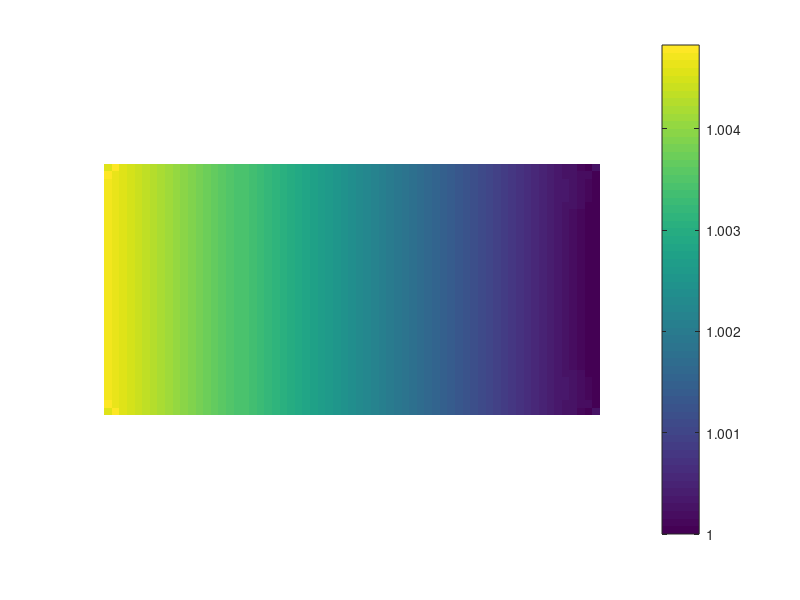
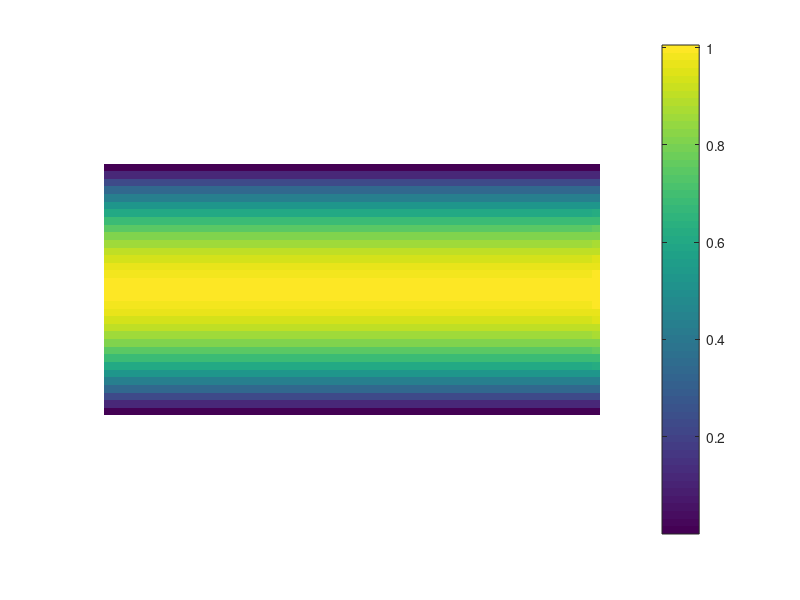
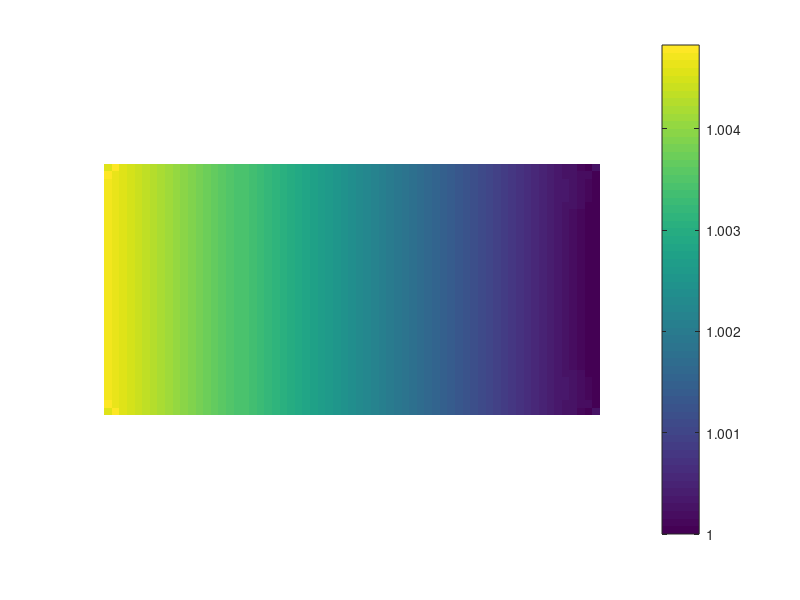

The MATLAB script that drew these images, in order:
% function [error_r,error_L2,time] = poiseuille_ZouHe( NumCell )
%%%%%%%%%%%%%%%%%%%%%%%%%%%%%%%%%%%%%%%%%%%%%%%%%%%%%%%%%%%%%%%%%%%%%%%%%%%
% This code is developed to test the Lattice
% Boltzmann method by the benchmarks of Poiseuille steady plan channel flow
% with analytical solution of u_x(y) = 4*uMax*(y-y^2). It's worth to
% mention that the code is flexible to handle problems from dimensional
% system to dimensionless system and dicrete system, and all the variables
% and constants are provided with both physical expression and rescaled
% expression. The boundary condition used in this code is Zou/He BC
% suggested by Qisu Zou and Xiaoyi He in 1996, with bounceback rule applied
% for non-equilibrium part of density distribution. 
%%%%%%%%%%%%%%%%%%%%%%%%%%%%%%%%%%%%%%%%%%%%%%%%%%%%%%%%%%%%%%%%%%%%%%%%%%%
% Reference:  Qisu Zou and Xiaoyi He, On pressure and velocity flow
% boundary conditions and bounceback for the Lattice Boltzamann BGK model.
% http://www.lbmethod.org/numerics:codes?s[]=cylinder     for cylinder.m

% Copyright (C) 2010 at CMCS EPFL 
% Dr. Matteo Astorinoat E-mail: matteo.astorino@epfl.ch
% Chen Peng E-mail: peng.chen@epfl.ch
% Advisor : Prof. Alfio Quarteroni E-mail: alfio.quarteroni@epfl.ch
%%%%%%%%%%%%%%%%%%%%%%%%%%%%%%%%%%%%%%%%%%%%%%%%%%%%%%%%%%%%%%%%%%%%%%%%%%%
clear all
 close all
 clc

time = cputime;
%%
% =====================IN DIMENSIONAL SYSTEM==============================
% all the variables and constants are in the physical system with units
% namely we have 

% 1. rho    macroscopic density 
% 2. m      molecular mass
% 3. k_B    Boltzmann constant
% 4. R      specific gas constant
% 5. T      absolute temperture, also written as theta
% 6. x      spatial variable, vector 
% 7. t      temporal variable 
% 8. u      macroscopic velocity, vector 
% 9. c      molecular velocity, vector
% 10.l_0    characteristic length
% 11.t_0    characteristic time
% 12.T_0    characteristic temperture, also theta_0
% 13.u_0    characteristic velocity u_0 = l_0/t_0
% 14.rho_0  characteristic density
% 15.c_s    sound velocity c_s=sqrt(R*T_0)
% 16.nu     shear viscosity
% 17.Re     Reynolds number Re = l_0*l_0/(t_0*nu)
% 18.f      density distribution function depending on rho,m,k_B,R,T,c,u
% 19.tau    relaxation time, tau = nu/c_s^2 + 1./2
% characteristic variables are chosen according to the physical system
%  flow domain looks as follows 
%  |-----------------|
%  |                 |
%  |-----------------|
% the physical system is CGS(cm-s) system
rho_p   = 1;       % density, unit g/cm^3
rho_p_out = 1;     % outflow density
mu_p    = 0.1;     % shear viscocity, unit
nu_p    = mu_p./rho_p;   % shear viscocity, unit poise or g/(cm*s)
lx_p    = 2;       % length in x-direction, unit cm
ly_p    = 1;       % length in y-direction, unit cm
uMax_p  = 1;       % maximal velocity, unit cm/s
maxT_p  = 10;      % final time unit s
rho_p0  = 1;       % characteristic density, unit g/cm^3
l_p0    = 1;       % characteristic length, unit cm
u_p0    = uMax_p;  % characteristic velocity, unit cm^2/s
t_p0    = l_p0./u_p0;% characteristic time, unit s
Re      = u_p0*l_p0./nu_p; % Reynolds number 



%%
% ====================IN DIMENSIONLESS SYSTEM=============================
% all the variables and constants are rescaled by characteristic variables
% so that all the characteristic variables = 1 in the dimensionless system
% especially the following variables

% 1. t_d0    = 1;         % characteristic time,          fixed to be 1
% 2. l_d0    = 1;         % characteristic length,        fixed to be 1
% 3. u_d0    = 1;         % characteristic velocity,      fixed to be 1    
% 4. rho_d    = 1;         % density, can be changed for compressible flows
% 5. T_d      = 1;         % temperture, can be changed for thermal dynamics
% 6. lx_d     = 1;         % length in x-direction, can be changed
% 7. ly_d     = 1;         % length in y-direction, can be changed
% 8. lz_d     = 1;         % length in z-direction, can be changed, for 3D
% 9. ux_d     = 1;         % velocity in x-direction, can be changed
% 10.uy_d     = 1;         % velocity in y-direction, can be changed
% 11.uz_d     = 1;         % velocity in z-direction, can be changed, for 3D
% 12.nu     = 1./Re;     % shear viscosity, Reynolds number fixed

rho_d   = rho_p/rho_p0;       % density
rho_d_out = rho_p_out/rho_p0; % outflow density 
nu_d    = 1./Re;   % shear viscocity
lx_d    = lx_p/l_p0;       % length in x-direction
ly_d    = ly_p/l_p0;       % length in y-direction
uMax_d  = uMax_p/u_p0;     % maximal velocity
maxT_d  = maxT_p/t_p0;     % final time
l_d0    = 1;         % characteristic length,        fixed to be 1
u_d0    = 1;         % characteristic velocity,      fixed to be 1 
t_d0    = 1;         % characteristic time,          fixed to be 1
dpdx_d  = -8/Re;

%%
% ==================IN DISCRETE SYSTEM====================================
N       = 32;%NumCell;           % number of cells
dx = l_d0./N;           % grid resolution
% uMax_lb= 0.01;        % fix uMax_lb
% dt = uMax_lb*dx/uMax_d; % time linearly depend on spatial resolution
dt  = dx^2;             % time resolution: conserve the shear viscocity
nu_lb = nu_d*dt/dx^2;   % lattice viscocity           
tau = 3*nu_lb+0.5;      % relaxation time
uMax_lb= dt/dx*uMax_d;  % lattice maximal velocity < c_s sound velocity
% rho_lb = rho_d;         % lattice density
rho_lb_out = rho_d_out; % lattice outflow density


% dimensionless system for the grid
gridx_d = 0:dx:lx_d;                    % grid in x-direction
gridy_d = 0:dx:ly_d;                    % grid in y-direction
[y_d,x_d] = meshgrid(gridy_d,gridx_d);  % get coordinate of matrix indices
% % lb system for the grid
% gridx_lb = gridx_d/dx;                    % grid in x-direction
% gridy_lb = gridy_d/dx;                    % grid in y-direction
% x_lb = x_d/dx;
% y_lb = y_d/dx;
dpdx_lb =dpdx_d*(dt/dx)^2;
rho_lb = rho_lb_out+3*(lx_d-x_d)*(-dpdx_lb);



[Nx,Ny] = size(x_d);     % get size of matrix
in = 1;  out = Nx;       % in and out boundary x-direction indices
col = 2:Ny-1;            % in and out boundary y-direction indices
up = Ny; down = 1;       % up and down wall boundary y-direction indices
row = 2:Nx-1;            % up and down wall boundary x-direction indices
maxT_lb   = maxT_d/dt;   % terminal time steps


% D2Q9 LATTICE CONSTANTS
%  7  3  6
%   \ | /
% 4 - 1 - 2 
%   / | \
%  8  5  9
w   = [4/9, 1/9,1/9,1/9,1/9, 1/36,1/36,1/36,1/36];% quadrature weights
cx  = [  0,   1,  0, -1,  0,    1,  -1,  -1,   1];% rescaled by c_l = dx/dt
cy  = [  0,   0,  1,  0, -1,    1,   1,  -1,  -1];% rescaled by c_l = dx/dt
opp = [ 1,   4,  5,  2,  3,    8,   9,   6,   7]; % opposite indices


% INITIAL CONDITION: Poiseuille profile at equilibrium
ux_a = 4*uMax_lb*(y_d-y_d.*y_d); % analytical velocity in x-direction
uy_a = zeros(Nx,Ny);      % analytical velocity in y-direction
ux = ux_a;                % initial velocity in x-direction
uy = uy_a;                % initial velocity in y-direction
% ux = zeros(Nx,Ny);      % alternative for initial velocity = 0
errorPost = 1;            % posterior error



% INITIAL DISTRIBUTION AS EQUILIBRIUM DISTRIBUTION
for i=1:9
    cu = 3*(cx(i)*ux+cy(i)*uy);
    fIn(i,:,:) = rho_lb*w(i) .* ...
                   ( 1  + cu + 1/2*(cu.*cu) - 3/2*(ux.^2+uy.^2) );
end

% TEMPORAL MACROSCOPIC VARIABLES 
rho_t = sum(fIn);                                   
ux_t  = reshape ((cx * reshape(fIn,9,Nx*Ny)),1,Nx,Ny) ./rho_t;
uy_t  = reshape ((cy * reshape(fIn,9,Nx*Ny)),1,Nx,Ny) ./rho_t;

%%
% MAIN LOOP (TIME CYCLES)
tPlot  = 5000;             % plotting time steps 
tic
cycle = 2;                % time cycle
while cycle < maxT_lb && errorPost > 1e-6 
    time = cputime;
    % MACROSCOPIC VARIABLES
    rho = rho_t;
    ux  = ux_t;
    uy  = uy_t;
    
    % MACROSCOPIC BOUNDARY CONDITIONS
      % Inlet: Poiseuille profile
    ux(:,in,:)  = 4*uMax_lb*(gridy_d - gridy_d.*gridy_d);
    uy(:,in,:) = 0;
    rho(:,in,col) = 1 ./ (1-ux(:,in,col)) .* ( ...
        sum(fIn([1,3,5],in,col)) + 2*sum(fIn([4,7,8],in,col)) );
    
%       % Outlet: Poiseuille profile
%     ux(:,out,:)  = 4*uMax_lb*(gridy_d - gridy_d.*gridy_d);
%     uy(:,out,:) = 0;
%     rho(:,out,col) = 1 ./ (1+ux(:,out,col)) .* ( ...
%         sum(fIn([1,3,5],out,col)) + 2*sum(fIn([2,6,9],out,col)) );    
    
      % Outlet: Constant pressure
    rho(:,out,:) = 1;
    ux(:,out,col) = -1 + 1 ./ (rho(:,out,col)) .* ( ...
        sum(fIn([1,3,5],out,col)) + 2*sum(fIn([2,6,9],out,col)) );
    uy(:,out,col)  = 0;
      
      % UpWall: Dirichlet boundary condition
    ux(:,:,up)  = 0;
    uy(:,:,up)  = 0;
    rho(:,row,up) = 1./(1 + uy(:,row,up)).*( ...
        sum(fIn([1,2,4],row,up)) + 2*sum(fIn([3,6,7],row,up)) );
%     rho(:,in,up) = 1/(1+1+sqrt(2))*(rho(:,in,up-1)+...
%         rho(:,in+1,up)+sqrt(2)*rho(:,in+1,up-1)); % 1st order
    rho(:,in,up) = rho(:,in,up-1);
    
      % DownWall: Dirichlet boundary condition
    ux(:,:,down) = 0;
    uy(:,:,down) = 0;    
    rho(:,row,down) = 1./(1 - uy(:,row,down)).*( ...
        sum(fIn([1,2,4],row,down)) + 2*sum(fIn([5,8,9],row,down)) );
%     rho(:,in,down) = 1/(1+1+sqrt(2))*(rho(:,in,down+1)+...
%                 rho(:,in+1,down)+sqrt(2)*rho(:,in+1,down+1)); % 1st order
    rho(:,in,down) = rho(:,in,down+1);
    %%
    % MICROSCOPIC BOUNDARY CONDITIONS
      % INLET (Zou/He BC)
    fIn(2,in,col) = fIn(4,in,col) + 2/3*rho(:,in,col).*ux(:,in,col); 
    fIn(6,in,col) = fIn(8,in,col) + 1/2*(fIn(5,in,col)-fIn(3,in,col)) ... 
                                    + 1/2*rho(:,in,col).*uy(:,in,col) ...
                                    + 1/6*rho(:,in,col).*ux(:,in,col); 
    fIn(9,in,col) = fIn(7,in,col) + 1/2*(fIn(3,in,col)-fIn(5,in,col)) ... 
                                    - 1/2*rho(:,in,col).*uy(:,in,col) ...
                                    + 1/6*rho(:,in,col).*ux(:,in,col); 
      % OUTLET (Zou/He BC)
    fIn(4,out,col) = fIn(2,out,col) - 2/3*rho(:,out,col).*ux(:,out,col); 
    fIn(8,out,col) = fIn(6,out,col) + 1/2*(fIn(3,out,col)-fIn(5,out,col)) ... 
                                      - 1/2*rho(:,out,col).*uy(:,out,col) ...
                                      - 1/6*rho(:,out,col).*ux(:,out,col); 
    fIn(7,out,col) = fIn(9,out,col) + 1/2*(fIn(5,out,col)-fIn(3,out,col)) ... 
                                      + 1/2*rho(:,out,col).*uy(:,out,col) ...
                                      - 1/6*rho(:,out,col).*ux(:,out,col); 
                                  
      % UP WALL (Zou/He BC)                             
    fIn(5,row,up) = fIn(3,row,up) - 2/3*rho(:,row,up).*uy(:,row,up); 
    fIn(8,row,up) = fIn(6,row,up) + 1/2*(fIn(2,row,up)-fIn(4,row,up)) ... 
                                    - 1/2*rho(:,row,up).*ux(:,row,up) ...
                                    - 1/6*rho(:,row,up).*uy(:,row,up); 
    fIn(9,row,up) = fIn(7,row,up) - 1/2*(fIn(2,row,up)-fIn(4,row,up)) ... 
                                    + 1/2*rho(:,row,up).*ux(:,row,up) ...
                                    - 1/6*rho(:,row,up).*uy(:,row,up);
      % DOWN WALL (Zou/He BC)     
    fIn(3,row,down) = fIn(5,row,down) + 2/3*rho(:,row,down).*uy(:,row,down); 
    fIn(6,row,down) = fIn(8,row,down) - 1/2*(fIn(2,row,down)-fIn(4,row,down)) ... 
                                    + 1/2*rho(:,row,down).*ux(:,row,down) ...
                                    + 1/6*rho(:,row,down).*uy(:,row,down);  
    fIn(7,row,down) = fIn(9,row,down) + 1/2*(fIn(2,row,down)-fIn(4,row,down)) ... 
                                    - 1/2*rho(:,row,down).*ux(:,row,down) ...
                                    + 1/6*rho(:,row,down).*uy(:,row,down);
      % INLET CORNERS (Zou/He BC): consistent with Poiseuille profile
    % since the density is unknown, we extrapolate density in 2nd order
    % rho(:,in,up) = 2*rho(:,in,up-1) - rho(:,in, up-2); % 2nd order
%     rho(:,in,up) = rho(:,in,up-1); % 1st order
%     rho(:,in,up) = 1/2*(rho(:,in,up-1)+rho(:,in+1,up)); % 1st order
    fIn(:,in,up) = fIn(opp,in,up);
    fIn([7,9],in,up) = 1./2*(rho(:,in,up) - ...
                                sum(fIn([1,2,3,4,5,6,8],in,up)));
    %rho(:,in,down) = 2*rho(:,in,down+1) - rho(:,in,down+2); %2nd order
%     rho(:,in,down) = rho(:,in,down+1); % 1st order
%     rho(:,in,down) = 1/2*(rho(:,in,down+1)+rho(:,in+1,down)); % 1st order
    fIn(:,in,down) = fIn(opp,in,down);
    fIn([6,8],in,down) = 1./2*(rho(:,in,down) - ...
                                sum(fIn([1,2,3,4,5,7,9],in,down)));
      
      % OUTLET CORNERS (Zou/He BC): consistent with Constant pressure
    fIn(:,out,up) = fIn(opp,out,up);
    fIn([6,8],out,up) = 1./2*(rho(:,out,up) - ...
                                sum(fIn([1,2,3,4,5,7,9],out,up)));
    fIn(:,out,down) = fIn(opp,out,down);
    fIn([7,9],out,down) = 1./2*(rho(:,out,down) - ...
                                sum(fIn([1,2,3,4,5,6,8],out,down)));

%%

    % COLLISION STEP
    for i=1:9
       cu = 3*(cx(i)*ux+cy(i)*uy);
       fEq(i,:,:)  = rho .* w(i) .* ...
                       ( 1 + cu + 1/2*(cu.*cu)  - 3/2*(ux.^2+uy.^2) );
       fOut(i,:,:) = fIn(i,:,:) - 1./tau .* (fIn(i,:,:)-fEq(i,:,:));
    end

%%
   
    % STREAMING STEP
      % INNER PART
    for i = 1:9
        fIn(i,row+cx(i),col+cy(i)) = fOut(i,row,col); 
    end

      % INLET and OUTLET
    for i = [1,2,3,5,6,9]
        fIn(i,in+cx(i),col+cy(i)) = fOut(i,in,col);
        fIn(opp(i),out+cx(opp(i)),col+cy(opp(i))) = fOut(opp(i),out,col);
    end
      % UP WALL and DOWN WALL
    for i = [1,2,4,5,8,9]
        fIn(i,row+cx(i),up+cy(i)) = fOut(i,row,up);
        fIn(opp(i),row+cx(opp(i)),down+cy(opp(i))) = fOut(opp(i),row,down);
    end
    
      % INLET-UP and OUTLET-DOWN CORNER
    for i = [1,2,5,9]
        fIn(i,in+cx(i),up+cy(i)) = fOut(i,in,up);
        fIn(opp(i),out+cx(opp(i)),down+cy(opp(i))) = fOut(opp(i),out,down);
    end
      % INLET-DOWN and OUTLET-UP CORNER
    for i = [1,2,3,6]
        fIn(i,in+cx(i),down+cy(i)) = fOut(i,in,down);
        fIn(opp(i),out+cx(opp(i)),up+cy(opp(i))) = fOut(opp(i),out,up);
    end
    %%
        
    % TEMPORAL MACROSCOPIC VARIABLES 
    rho_t = sum(fIn);                                   
    ux_t  = reshape ((cx * reshape(fIn,9,Nx*Ny)),1,Nx,Ny) ./rho_t;
    uy_t  = reshape ((cy * reshape(fIn,9,Nx*Ny)),1,Nx,Ny) ./rho_t;
    
    %posterior error between velocity in the current step and in the next.
    errorPost = sqrt(sum(sum((ux_t - ux).^2 + (uy_t - uy).^2))./...
                                        sum(sum(ux.^2 + uy.^2)) );
    
    rho = rho_t;
    ux  = ux_t;
    uy  = uy_t;                                    
                                    
    % VISUALIZATION
    if (mod(cycle,tPlot)==1)
%         % velocity
%         ux_physical=u_p0*(dx/dt)*ux;
%         uy_physical=u_p0*(dx/dt)*uy;
%         
%         u = reshape( sqrt(ux_physical.^2+uy_physical.^2),Nx,Ny);
%         imagesc(u');colorbar
        % density
        rho = reshape(rho, Nx, Ny);
        imagesc(rho');colorbar
        axis equal off; drawnow
        toc
        pause
    end

    time_physical = cycle*dt*t_p0;
    cycle = cycle + 1;
end

    % VISUALIZATION
        % velocity
        ux_physical=u_p0*(dx/dt)*ux;
        uy_physical=u_p0*(dx/dt)*uy;
        u = reshape( sqrt(ux_physical.^2+uy_physical.^2),Nx,Ny);
        figure
        imagesc(u');colorbar
        axis equal off; drawnow
        
        % density
        rho = reshape(rho, Nx, Ny);
        figure
        imagesc(rho');colorbar
        axis equal off; drawnow

ux = reshape(ux_t,Nx,Ny);
uy = reshape(uy_t,Nx,Ny);

% the relative error for LB velocity is defined as 
error_r = sqrt(sum(sum( (ux_a - ux).^2 + (uy_a - uy).^2 ))./...
                                        sum(sum(ux.^2 + uy.^2)) );
disp('The relative error between analytical velocity and LB velocity is : ')   
disp(error_r)

% the L2 error for LB velocity is defined as 
error_L2 = sqrt(sum(sum((ux_a - ux).^2 + (uy_a - uy).^2))/(dt/dx)^2/(Nx*Ny));
disp('The L2 error between analytical velocity and LB velocity is :')
disp(error_L2)

disp('cputime is : ')
time = cputime-time          % cputime spent on the running the programme